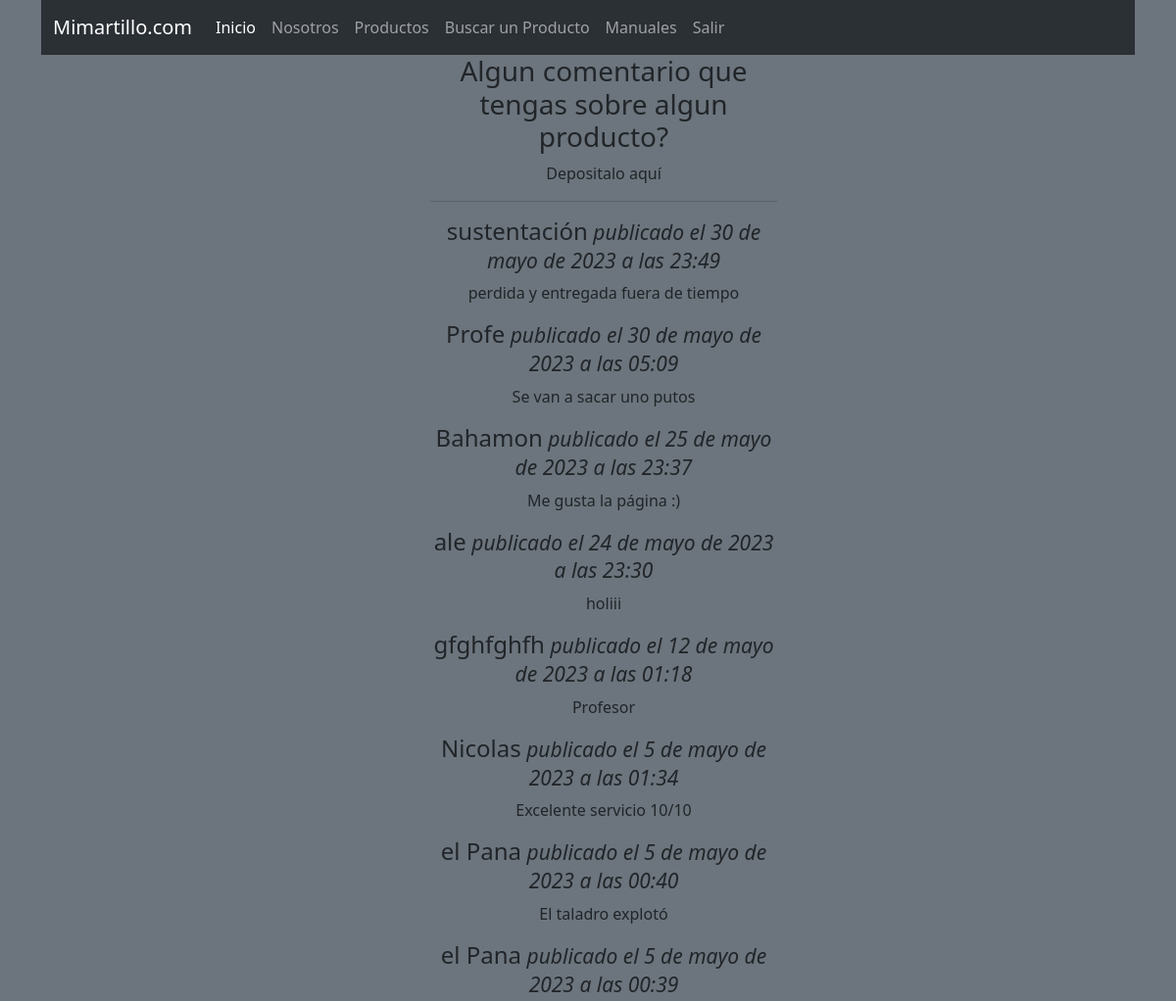
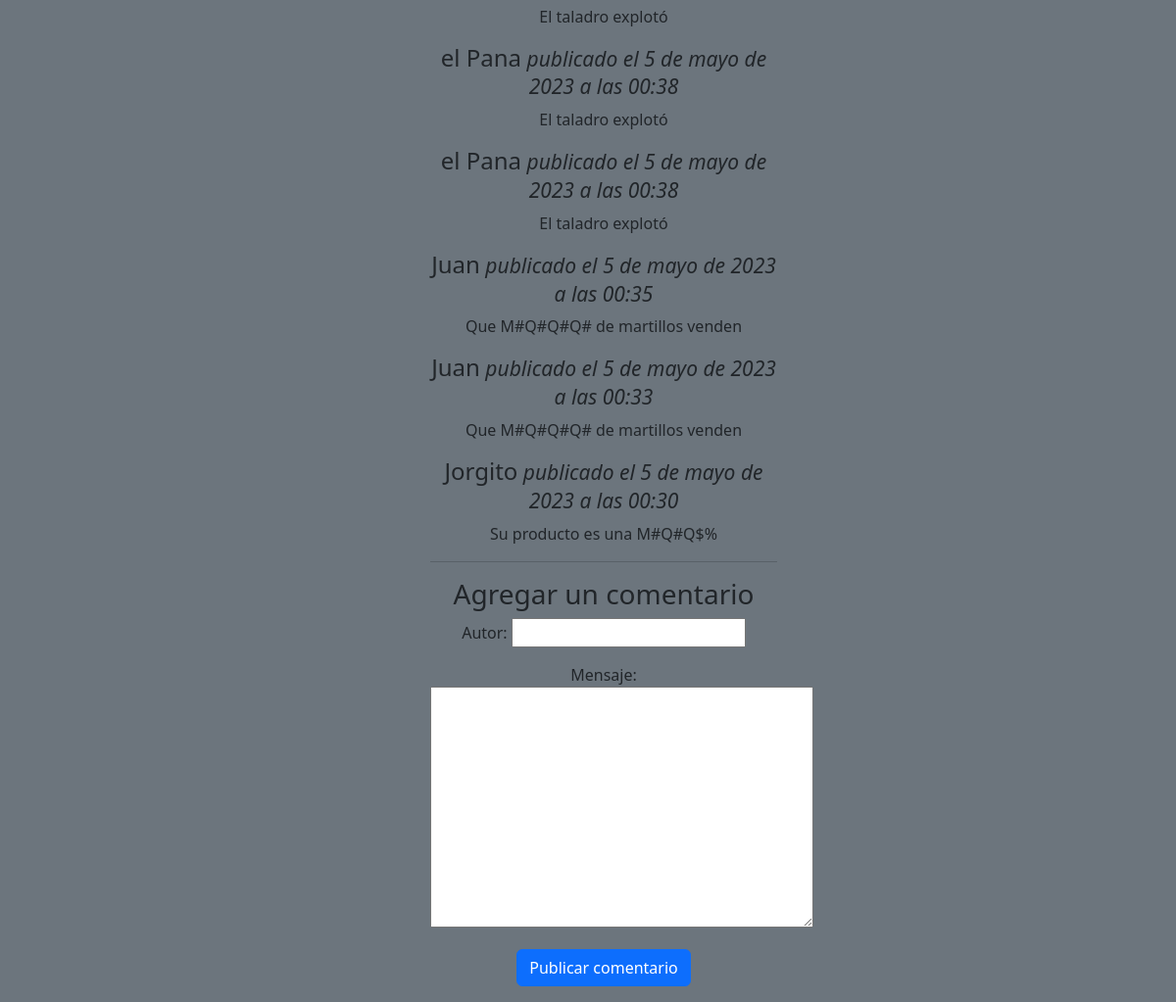
The app's page /CarritoApp/comentarios/ (signed in) with its own data (2 pictures, top to bottom).
### CarritoApp/models.py (models this page shows, shortened)
class Comentario(models.Model):
    autor = models.CharField(max_length=200)
    mensaje = models.TextField()
    fecha_publicacion = models.DateTimeField(auto_now_add=True)

### CarritoApp/views.py (the view)
# urls.py: path('comentarios/', comentarios , name='comentarios'),
def comentarios(request):
    comentarios = Comentario.objects.order_by('-fecha_publicacion')
    if request.method == 'POST':
        form = ComentarioForm(request.POST)
        if form.is_valid():
            form.save()
            return redirect('comentarios')
    else:
        form = ComentarioForm()
    return render(request, 'comentarios.html', {'comentarios': comentarios, 'form': form})

### CarritoApp/forms.py
class ComentarioForm(forms.ModelForm):
    class Meta:
        model = Comentario
        fields = ('autor', 'mensaje',)

### CarritoApp/context_processor.py (called while the page is built)
def total_carrito(request):
    total = 0
    if request.user.is_authenticated:
        if "carrito" in request.session.keys():
            for key, value in request.session["carrito"].items():
                total += int(value["acumulado"])
    return {"total_carrito": total}

### CarritoApp/templates/comentarios.html (shortened to what this page needs)
{% block content %}
{% include 'base.html' %}
<center>
<div class = "container-fluid">
    <div class="col-md-4">
  <center><h3>Algun comentario que tengas sobre algun producto?</h3></center>
  <center>Depositalo aquí</center>
  <hr>
  {% for comentario in comentarios %}
    <div class="media">
      <div class="media-body">
        <h4 class="media-heading">{{ comentario.autor }}<small><i> publicado el {{ comentario.fecha_publicacion }}</i></small></h4>
        <p>{{ comentario.mensaje }}</p>
      </div>
    </div>
  {% empty %}
    <p>No hay comentarios todavía.</p>
  {% endfor %}
  <hr>
  <h3>Agregar un comentario</h3>
  <form method="POST">
    {{ form.as_p }}
    <button type="submit" class="btn btn-primary">Publicar comentario</button>
  </form>
    </div>
</div>
</center>
{% endblock %}

### records on screen
Comentario: autor "sustentación", fecha_publicacion "30 de mayo de 2023 a las 23:49", mensaje "perdida y entregada fuera de tiempo"
Comentario: autor "Profe", fecha_publicacion "30 de mayo de 2023 a las 05:09", mensaje "Se van a sacar uno putos"
Comentario: autor "Bahamon", fecha_publicacion "25 de mayo de 2023 a las 23:37", mensaje "Me gusta la página :)"
Comentario: autor "ale", fecha_publicacion "24 de mayo de 2023 a las 23:30", mensaje "holiii"
Comentario: autor "gfghfghfh", fecha_publicacion "12 de mayo de 2023 a las 01:18", mensaje "Profesor"
Comentario: autor "Nicolas", fecha_publicacion "5 de mayo de 2023 a las 01:34", mensaje "Excelente servicio 10/10"
Comentario: autor "el Pana", fecha_publicacion "5 de mayo de 2023 a las 00:40", mensaje "El taladro explotó"
Comentario: autor "el Pana", fecha_publicacion "5 de mayo de 2023 a las 00:39", mensaje "El taladro explotó"
Comentario: autor "el Pana", fecha_publicacion "5 de mayo de 2023 a las 00:38", mensaje "El taladro explotó"
Comentario: autor "el Pana", fecha_publicacion "5 de mayo de 2023 a las 00:38", mensaje "El taladro explotó"
Comentario: autor "Juan", fecha_publicacion "5 de mayo de 2023 a las 00:35", mensaje "Que M#Q#Q#Q# de martillos venden"
Comentario: autor "Juan", fecha_publicacion "5 de mayo de 2023 a las 00:33", mensaje "Que M#Q#Q#Q# de martillos venden"
Comentario: autor "Jorgito", fecha_publicacion "5 de mayo de 2023 a las 00:30", mensaje "Su producto es una M#Q#Q$%"
